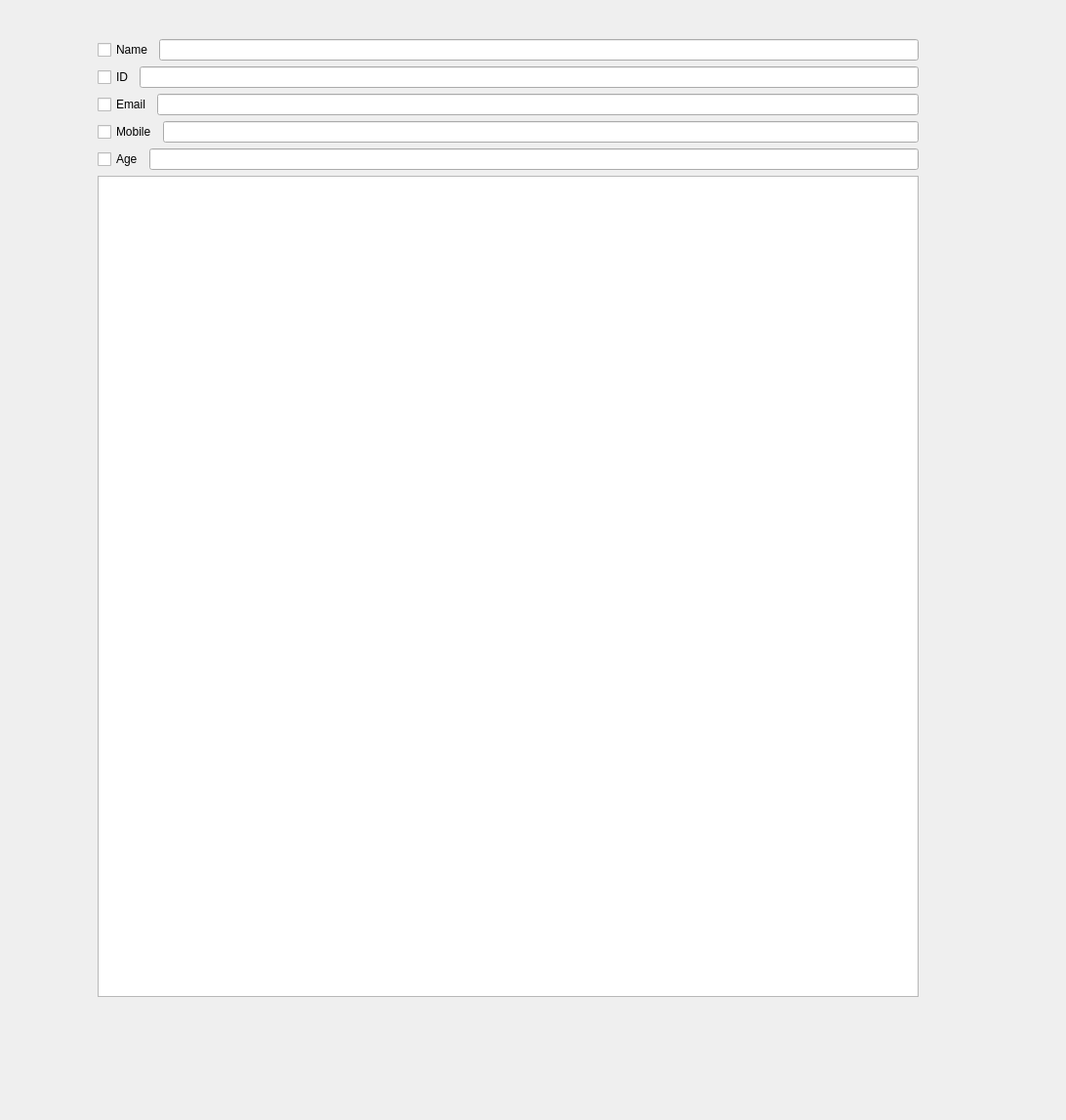
<?xml version="1.0" encoding="UTF-8"?>
<ui version="4.0">
 <class>modify_student</class>
 <widget class="QDialog" name="modify_student">
  <property name="geometry">
   <rect>
    <x>0</x>
    <y>0</y>
    <width>1092</width>
    <height>1147</height>
   </rect>
  </property>
  <property name="windowTitle">
   <string>Dialog</string>
  </property>
  <widget class="QWidget" name="">
   <property name="geometry">
    <rect>
     <x>100</x>
     <y>40</y>
     <width>841</width>
     <height>981</height>
    </rect>
   </property>
   <layout class="QVBoxLayout" name="verticalLayout_2">
    <item>
     <layout class="QVBoxLayout" name="verticalLayout">
      <item>
       <layout class="QHBoxLayout" name="horizontalLayout">
        <item>
         <widget class="QCheckBox" name="checkBox">
          <property name="text">
           <string>Name</string>
          </property>
         </widget>
        </item>
        <item>
         <widget class="QLineEdit" name="lineEdit"/>
        </item>
       </layout>
      </item>
      <item>
       <layout class="QHBoxLayout" name="horizontalLayout_3">
        <item>
         <widget class="QCheckBox" name="checkBox_2">
          <property name="text">
           <string>ID</string>
          </property>
         </widget>
        </item>
        <item>
         <widget class="QLineEdit" name="lineEdit_3"/>
        </item>
       </layout>
      </item>
      <item>
       <layout class="QHBoxLayout" name="horizontalLayout_2">
        <item>
         <widget class="QCheckBox" name="checkBox_3">
          <property name="text">
           <string>Email</string>
          </property>
         </widget>
        </item>
        <item>
         <widget class="QLineEdit" name="lineEdit_2"/>
        </item>
       </layout>
      </item>
      <item>
       <layout class="QHBoxLayout" name="horizontalLayout_4">
        <item>
         <widget class="QCheckBox" name="checkBox_4">
          <property name="text">
           <string>Mobile</string>
          </property>
         </widget>
        </item>
        <item>
         <widget class="QLineEdit" name="lineEdit_4"/>
        </item>
       </layout>
      </item>
      <item>
       <layout class="QHBoxLayout" name="horizontalLayout_5">
        <item>
         <widget class="QCheckBox" name="checkBox_5">
          <property name="text">
           <string>Age</string>
          </property>
         </widget>
        </item>
        <item>
         <widget class="QLineEdit" name="lineEdit_5"/>
        </item>
       </layout>
      </item>
     </layout>
    </item>
    <item>
     <widget class="QTableView" name="tableView"/>
    </item>
   </layout>
  </widget>
 </widget>
 <resources/>
 <connections/>
</ui>
